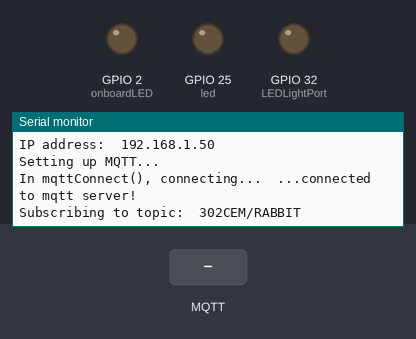
Bench run of a program on a simulated ESP32. Shown: output pins drawn as LEDs (lit = HIGH), the last lines printed to the serial monitor. Inputs (shaded band) come from the test bench. WiFi joins after 1.5 s; servers stay silent unless stated; no MQTT or app messages arrive unless stated.

Above: at 2.7 s.
2.8 s: MQTT message "L" arrives on the first subscribed topic
At 3.5 s:
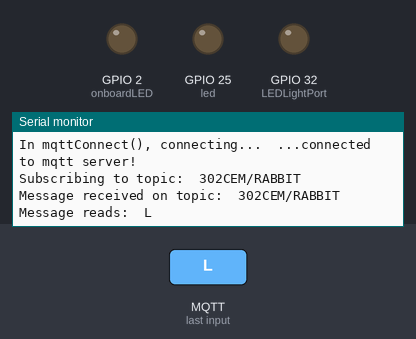
5.8 s: MQTT message "E" arrives on the first subscribed topic
At 7.0 s:
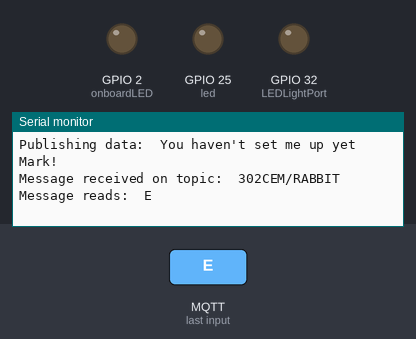
7.3 s: MQTT message "D" arrives on the first subscribed topic
At 8.2 s:
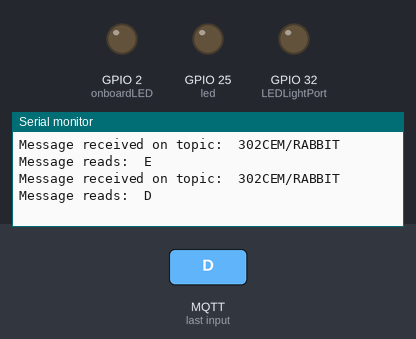

The program:

main.cpp
```cpp
// Chris Bass - Coventry University
// 13/04/2019
// Secure encrypted MQTT with TLS/SSL using the ESP32 esp32doit-devkit-v1
// main.cpp
// This program provides an example of sending and receiving data via the MQTT publish-subscribe protocol

#include <Arduino.h>

#include <WiFi.h>
#include <WiFiClientSecure.h>
#include <PubSubClient.h>

#include "mqttcert.h"


int led = 25;
int sensor = 33;
String dataToSend;
int sensorval = 0;
int valueReturned;
//int valueRecieved;


//int valueToReturn();
//String functionToReturnValStatus();


WiFiClientSecure espClient;
PubSubClient mqttClient(espClient);

long lastMsgTimer = 0;
const int onboardLED = 2; // GPIO2 (D2) on the DOIT-ESP32-DevKitV1
const int LEDLightPort = 32;

// The receivedCallback() function will be invoked when this client receives data about the subscribed topic:
 void receivedCallback(char* topic, byte* payload, unsigned int length)
 {
    Serial.print("\nMessage received on topic:  ");
    Serial.print(topic);
    Serial.print("  Message reads:  ");

    for (int i = 0; i < length; i++)
    {
        payload[i] = toupper(payload[i]);
        Serial.print((char)payload[i]);

    }

     if((char)payload[0] == 'L' && (char)payload[1] == 'E' && (char)payload[2] == 'D'  && (char)payload[3] == 'O' && (char)payload[4] == 'N')
    {
      digitalWrite(LEDLightPort, HIGH);
    }

    else if((char)payload[0] == 'L' && (char)payload[1] == 'E' && (char)payload[2] == 'D'  && (char)payload[3] == 'O' && (char)payload[4] == 'F' && (char)payload[5] == 'F')
    {
      digitalWrite(LEDLightPort, LOW);
    }

    if((char)payload[0] == 'O' && (char)payload[1] == 'N')
    {
      valueReturned = 1;
    }

    else if((char)payload[0] == 'O' && (char)payload[1] == 'F' && (char)payload[2] == 'F')
    {
      valueReturned = 0;
    }

    Serial.println();
}

// The mqttConnect() function will attempt to connect to MQTT and subscribe to a topic feed:
void mqttConnect() {
    while (!mqttClient.connected()) {

        Serial.print("In mqttConnect(), connecting...  ");

        if (mqttClient.connect(MQTT_CLIENT_ID, MQTT_USERNAME.c_str(), MQTT_PASSWORD)) {
            Serial.println("...connected to mqtt server!");
            Serial.print("Subscribing to topic:  ");
            Serial.println(MQTT_TOPIC_NAME.c_str());

            // Subscribe topic with default QoS 0
            // Let's just subscribe to the same feed we are publishing to, to see if our message gets recorded.
            mqttClient.subscribe(MQTT_TOPIC_NAME.c_str());

        } else {
            Serial.println("...mqttConnect() failed, status code =");
            Serial.println(mqttClient.state());
            Serial.println("try again in 5 seconds...");
            delay(5000); // Wait 5 seconds before retrying
        }
    }
}

void setup() {
    pinMode(onboardLED, OUTPUT);
    pinMode(led, OUTPUT);
    pinMode(sensor, INPUT);
    pinMode(LEDLightPort, OUTPUT);
    digitalWrite(LEDLightPort, LOW);
    Serial.begin(9600);
    Serial.println();
    Serial.println();
    Serial.println("Hello MQTT program");
    Serial.print("Attempting to connect to WiFi SSID:  ");
    Serial.println(WIFI_SSID);
    Serial.print("Connecting");

    // We start by connecting to a WiFi network
    WiFi.begin(WIFI_SSID, WIFI_PASSWORD);

    while (WiFi.status() != WL_CONNECTED) {
        delay(500);
        Serial.print(".");
    }

    Serial.println("");
    Serial.println("WiFi connected");
    Serial.print("IP address:  ");
    Serial.println(WiFi.localIP());

    Serial.println("Setting up MQTT...");

    // We need a certificate in order to do a __secure__ TLS/SSL connection to our server
    espClient.setCACert(CA_CERT);

    // Port 1883 is reserved with IANA for use with MQTT.
    // TCP/IP port 8883 is also registered, for using MQTT over SSL.
    // help url:  http://www.iotsharing.com/2017/08/how-to-use-esp32-mqtts-with-mqtts-mosquitto-broker-tls-ssl.html
    mqttClient.setServer(MQTT_SERVER, 8883); // Port 8883 for MQTT over SSL.

    // The receivedCallback() function will be invoked when this client receives the subscribed topic:
    mqttClient.setCallback(receivedCallback);
}

void loop() {
    mqttConnect();

    // this function will listen for incoming subscribed topic processes and invoke receivedCallback()
    mqttClient.loop();

    if(valueReturned == 1){

        sensorval = digitalRead(sensor);
        delay(5000);
        Serial.println(sensorval);


        if (sensorval == HIGH)
        {
        digitalWrite(led, HIGH);
        delay(1000);
        dataToSend = "Movement detected!";
        }

        else
        {
        digitalWrite(led, LOW);
        delay(100);
        dataToSend = "No movement detected!";
        }


    }

    else if(valueReturned == 0){

        dataToSend = "You haven't set me up yet Mark!";
        digitalWrite(led, LOW);


    }

    // we send a reading every 10 secs
    // we count until 5 secs reached to avoid blocking program (instead of using delay())
    long now = millis();
    if (now - lastMsgTimer > 5000) {
        lastMsgTimer = now;


        // just convert time stamp to a c-string and send as data:
        // dataToSend could be a sensor reading instead
        Serial.println();
        Serial.print("Publishing data:  ");
        Serial.println(dataToSend);
        mqttClient.publish(MQTT_TOPIC_NAME.c_str(), dataToSend.c_str());
    }
}
```

mqttcert.h
```cpp
// Chris Bass - Coventry University
// 13/04/2019
// Secure encrypted MQTT with TLS/SSL using the ESP32 esp32doit-devkit-v1
// mqttcert.h
// Contains the login credentials and certificate for the mqtt.coventry.ac.uk server

#include <string>

// WiFi ssid and password, change it with your ssid and password:
const char* WIFI_SSID = "ECL-LEGO-ROBOTS";
const char* WIFI_PASSWORD = "9cjjp64270";

// MQTT IP address of the PC/raspberry where you installed MQTT Server:
const char* MQTT_SERVER = "mqtt.coventry.ac.uk";
const char* MQTT_CLIENT_ID = "safwatn";  // unique client ID for this device
const std::string MQTT_USERNAME = "302CEM";
const char* MQTT_PASSWORD = "n3fXXFZrjw";
// topic name must be in "username/topicname" for our server format, so concatenate strings
const std::string MQTT_TOPIC_NAME = MQTT_USERNAME + "/RABBIT";

// TLS/SSL certificate for encrypted mqtt:
const char* CA_CERT =
    "-----BEGIN CERTIFICATE-----\n" \
    "MIIFYDCCA0igAwIBAgIURFc0JFuBiZs18s64KztbpybwdSgwDQYJKoZIhvcNAQEL\n" \
    "BQAwSDELMAkGA1UEBhMCQk0xGTAXBgNVBAoTEFF1b1ZhZGlzIExpbWl0ZWQxHjAc\n" \
    "BgNVBAMTFVF1b1ZhZGlzIFJvb3QgQ0EgMiBHMzAeFw0xMjAxMTIxODU5MzJaFw00\n" \
    "MjAxMTIxODU5MzJaMEgxCzAJBgNVBAYTAkJNMRkwFwYDVQQKExBRdW9WYWRpcyBM\n" \
    "aW1pdGVkMR4wHAYDVQQDExVRdW9WYWRpcyBSb290IENBIDIgRzMwggIiMA0GCSqG\n" \
    "SIb3DQEBAQUAA4ICDwAwggIKAoICAQChriWyARjcV4g/Ruv5r+LrI3HimtFhZiFf\n" \
    "qq8nUeVuGxbULX1QsFN3vXg6YOJkApt8hpvWGo6t/x8Vf9WVHhLL5hSEBMHfNrMW\n" \
    "n4rjyduYNM7YMxcoRvynyfDStNVNCXJJ+fKH46nafaF9a7I6JaltUkSs+L5u+9ym\n" \
    "c5GQYaYDFCDy54ejiK2toIz/pgslUiXnFgHVy7g1gQyjO/Dh4fxaXc6AcW34Sas+\n" \
    "O7q414AB+6XrW7PFXmAqMaCvN+ggOp+oMiwMzAkd056OXbxMmO7FGmh77FOm6RQ1\n" \
    "o9/NgJ8MSPsc9PG/Srj61YxxSscfrf5BmrODXfKEVu+lV0POKa2Mq1W/xPtbAd0j\n" \
    "IaFYAI7D0GoT7RPjEiuA3GfmlbLNHiJuKvhB1PLKFAeNilUSxmn1uIZoL1NesNKq\n" \
    "IcGY5jDjZ1XHm26sGahVpkUG0CM62+tlXSoREfA7T8pt9DTEceT/AFr2XK4jYIVz\n" \
    "8eQQsSWu1ZK7E8EM4DnatDlXtas1qnIhO4M15zHfeiFuuDIIfR0ykRVKYnLP43eh\n" \
    "vNURG3YBZwjgQQvD6xVu+KQZ2aKrr+InUlYrAoosFCT5v0ICvybIxo/gbjh9Uy3l\n" \
    "7ZizlWNof/k19N+IxWA1ksB8aRxhlRbQ694Lrz4EEEVlWFA4r0jyWbYW8jwNkALG\n" \
    "cC4BrTwV1wIDAQABo0IwQDAPBgNVHRMBAf8EBTADAQH/MA4GA1UdDwEB/wQEAwIB\n" \
    "BjAdBgNVHQ4EFgQU7edvdlq/YOxJW8ald7tyFnGbxD0wDQYJKoZIhvcNAQELBQAD\n" \
    "ggIBAJHfgD9DCX5xwvfrs4iP4VGyvD11+ShdyLyZm3tdquXK4Qr36LLTn91nMX66\n" \
    "AarHakE7kNQIXLJgapDwyM4DYvmL7ftuKtwGTTwpD4kWilhMSA/ohGHqPHKmd+RC\n" \
    "roijQ1h5fq7KpVMNqT1wvSAZYaRsOPxDMuHBR//47PERIjKWnML2W2mWeyAMQ0Ga\n" \
    "W/ZZGYjeVYg3UQt4XAoeo0L9x52ID8DyeAIkVJOviYeIyUqAHerQbj5hLja7NQ4n\n" \
    "lv1mNDthcnPxFlxHBlRJAHpYErAK74X9sbgzdWqTHBLmYF5vHX/JHyPLhGGfHoJE\n" \
    "+V+tYlUkmlKY7VHnoX6XOuYvHxHaU4AshZ6rNRDbIl9qxV6XU/IyAgkwo1jwDQHV\n" \
    "csaxfGl7w/U2Rcxhbl5MlMVerugOXou/983g7aEOGzPuVBj+D77vfoRrQ+NwmNtd\n" \
    "dbINWQeFFSM51vHfqSYP1kjHs6Yi9TM3WpVHn3u6GBVv/9YUZINJ0gpnIdsPNWNg\n" \
    "KCLjsZWDzYWm3S8P52dSbrsvhXz1SnPnxT7AvSESBT/8twNJAlvIJebiVDj1eYeM\n" \
    "HVOyToV7BjjHLPj4sHKNJeV3UvQDHEimUF+IIDBu8oJDqz2XhOdT+yHBTw8imoa4\n" \
    "WSr2Rz0ZiC3oheGe7IUIarFsNMkd7EgrO3jtZsSOeWmD3n+M\n" \
    "-----END CERTIFICATE-----\n";
```

Measured:
- after the input at 2.8 s, the serial monitor: prints a new line at once (image 1)
- after the input at 5.8 s, the serial monitor: prints a new line at once (image 2)
- after the input at 7.3 s, the serial monitor: prints a new line at once (image 3)
